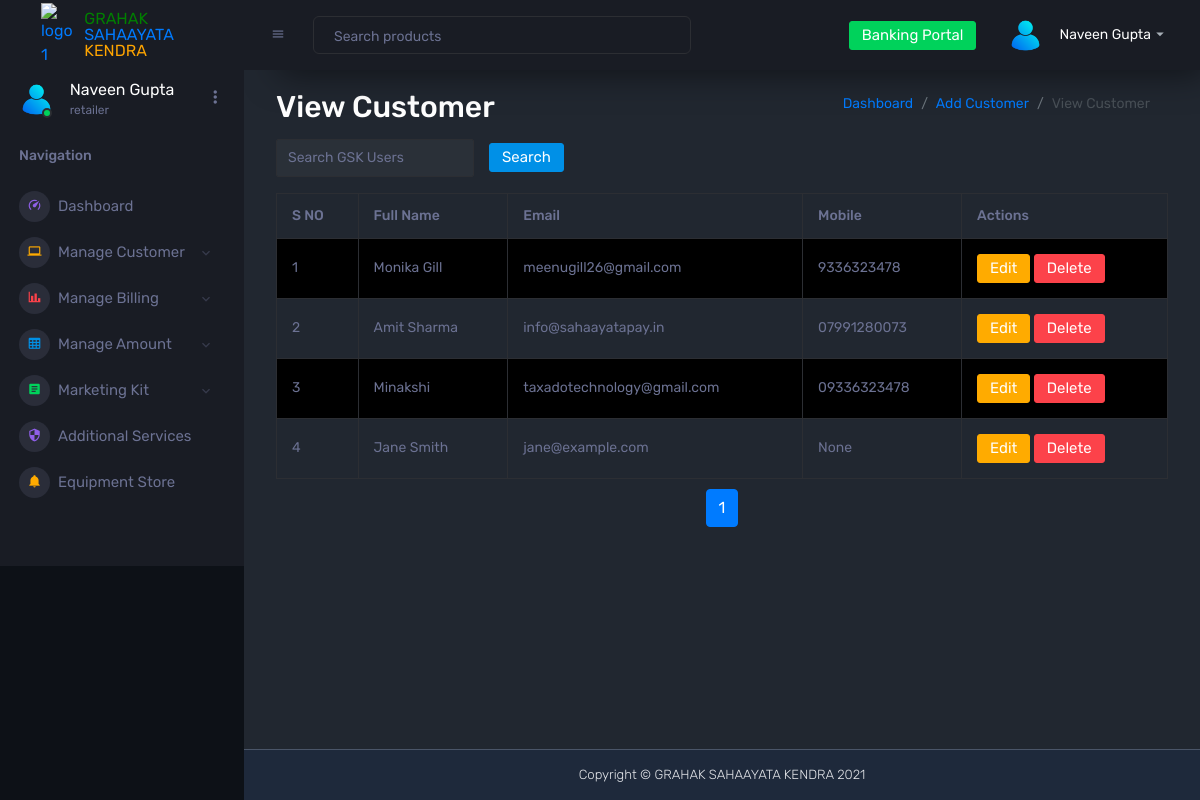
Page /dashboard/view_customer/ (signed in) on the earlier database version.
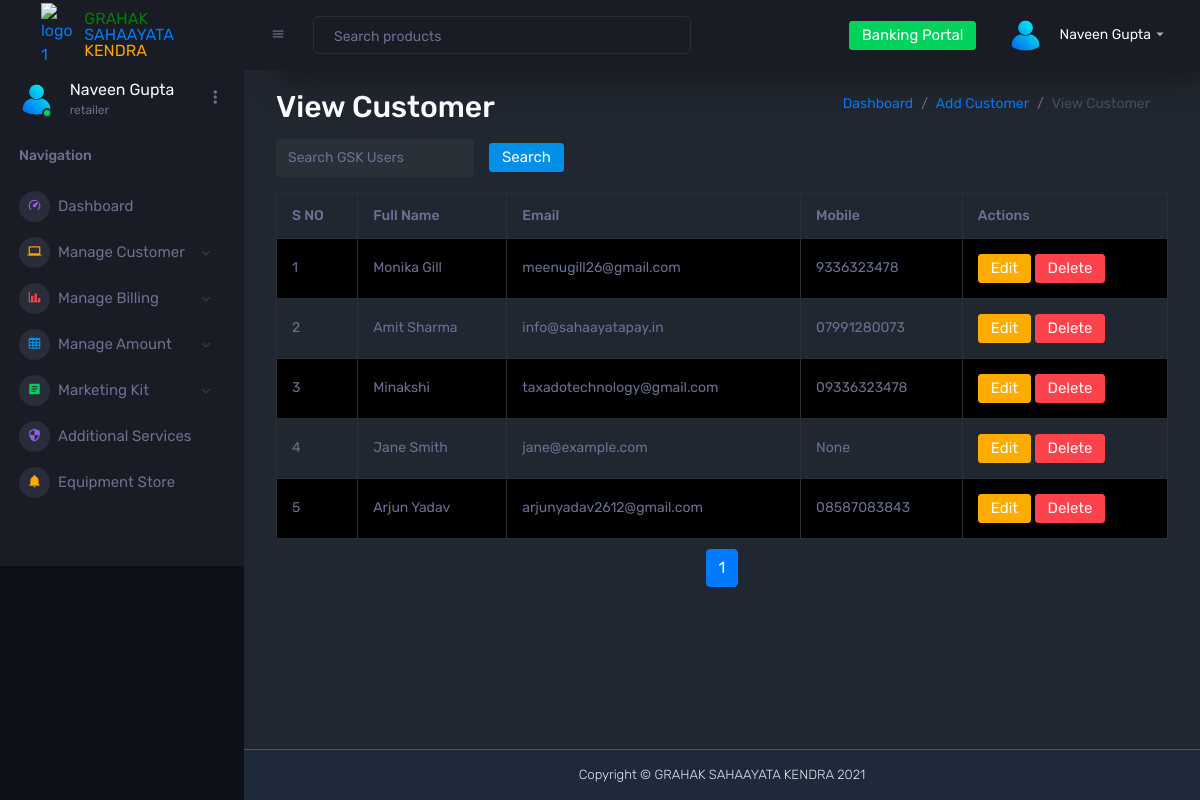
Same page on the later database version.
### dashboard/models.py (models this page shows, shortened)
class Customer(models.Model):
    full_name = models.CharField(max_length=255, default="Unknown")
    date_of_birth = models.DateField(null=True, blank=True)  # Add Date of Birth
    address = models.TextField()
    dob = models.DateField(null=True, blank=True)
    email = models.EmailField()
    mobile = models.CharField(max_length=15, null=True, blank=True)
    state = models.CharField(max_length=100)
    city = models.CharField(max_length=100)
    gender = models.CharField(max_length=10, choices=[('Male', 'Male'), ('Female', 'Female'), ('Other', 'Other')])
    pin_code = models.CharField(max_length=6, null=True, blank=True)
    created_by = models.ForeignKey(settings.AUTH_USER_MODEL, on_delete=models.CASCADE, related_name="customers")  # Fix here

### dashboard/views/retailer_views.py (the view)
# urls.py: path('view_customer/', retailer_views.view_customer, name='view_customer'),
@role_required(['retailer'])
def view_customer(request):
    customers = Customer.objects.all().order_by('id')  # Adjust query based on your logic
    paginator = Paginator(customers, 7)  # Show 7 customers per page
    page_number = request.GET.get('page', 1)
    page_obj = paginator.get_page(page_number)
    start_index = page_obj.start_index()
    return render(request, 'retailer_dashboard/view_customer.html', {
        'page_obj': page_obj,
        'start_index': start_index,  # Send the starting index to the template
    })

### dashboard/utils.py (called while the page is built)
def role_required(allowed_roles):
    def decorator(view_func):
        @wraps(view_func)
        def wrapper(request, *args, **kwargs):
            if not request.user.is_authenticated:
                logger.info("User is not authenticated. Redirecting to login.")
                return redirect('login')
            if request.user.role not in allowed_roles:
                logger.warning(f"Unauthorized access attempt by user: {request.user.username}, Role: {request.user.role}")
                return redirect('not_authorized')
            logger.info(f"Access granted for user: {request.user.username}, Role: {request.user.role}")
            return view_func(request, *args, **kwargs)
        return wrapper
    return decorator

### dashboard/templates/retailer_dashboard/view_customer.html (shortened to what this page needs)
{% extends 'base.html' %}
{% block content %}
<div class="container mt-10">
    <div class="cards">
        <div class="d-flex justify-content-between align-items-center">
            <h2 class="card-titles mb-2">View Customer</h2>
            <nav aria-label="breadcrumb">
                <ol class="breadcrumb">
                    <li class="breadcrumb-item"><a href="{% url 'retailer_dashboard' %}">Dashboard</a></li>
                    <li class="breadcrumb-item"><a href="{% url 'add_customer' %}">Add Customer</a></li>
                    <li class="breadcrumb-item active" aria-current="page">View Customer</li>
                </ol>
            </nav>
        </div>
        <form method="get" class="form-inline mb-3">
            <input type="text" name="search" value="{{ search_query }}" class="form-control" placeholder="Search GSK Users">
            <button type="submit" class="btn btn-primary">Search</button>
        </form>
        <div class="table-responsive">
            <table class="table table-striped table-bordered">
                <thead>
                    <tr>
                        <th>S NO</th>
                        <th>Full Name</th>
                        <th>Email</th>
                        <th>Mobile</th>
                        <th>Actions</th>
                    </tr>
                </thead>
                <tbody>
                    {% for customer in page_obj %}
                    <tr>
                        <td>{{ start_index|add:forloop.counter0 }}</td>
                        <td>{{ customer.full_name }}</td>
                        <td>{{ customer.email }}</td>
                        <td>{{ customer.mobile }}</td>
                        <td>
                            <a href="{% url 'edit_customer' customer.id %}" class="btn btn-warning">Edit</a>
                            <a href="{% url 'retailer_delete_customer' customer.id %}" class="btn btn-danger "
                            onclick="return confirm('Are you sure you want to delete this customer?');">Delete</a>
                        </td>
                        {% empty %}
                        <tr>
                            <td colspan="5">No customers found.</td>
                        </tr>
                    {% endfor %}
                </tbody>
                </table>
        </div>
                <nav aria-label="Page navigation">
                    <ul class="pagination justify-content-center">
                        {% for num in page_obj.paginator.page_range %}
                            {% if num == page_obj.number %}
                            <li class="page-item active">
                                <a class="page-link" href="?page={{ num }}">{{ num }}</a>
                            </li>
                            {% elif num >= page_obj.number|add:'-3' and num <= page_obj.number|add:'3' %}
                            <li class="page-item">
                                <a class="page-link" href="?page={{ num }}">{{ num }}</a>
                            </li>
                            {% endif %}
                        {% endfor %}
                    </ul>
                </nav>
    </div>
</div>
{% endblock %}

Differences in the rows shown:
added Customer: counter0 "5", full_name "Arjun Yadav", email "arjunyadav2612@gmail.com", mobile "08587083843"
